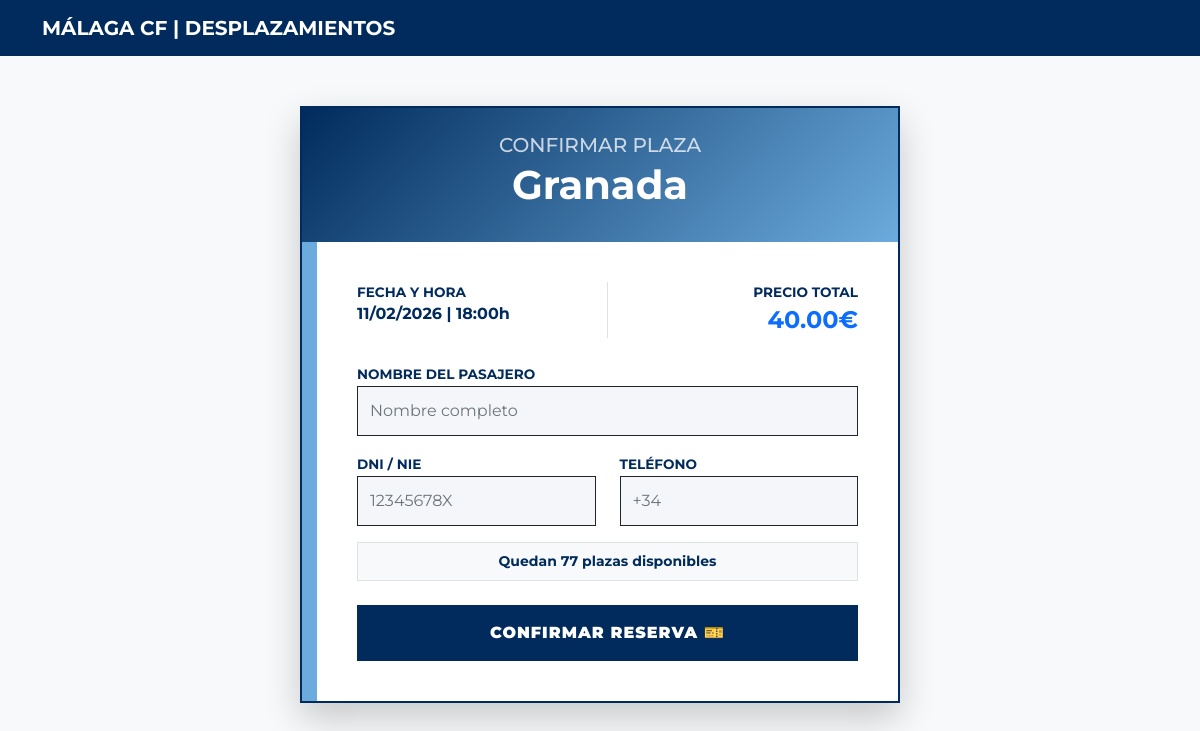
Page /inscribirse/1/ (signed in) on the earlier database version.
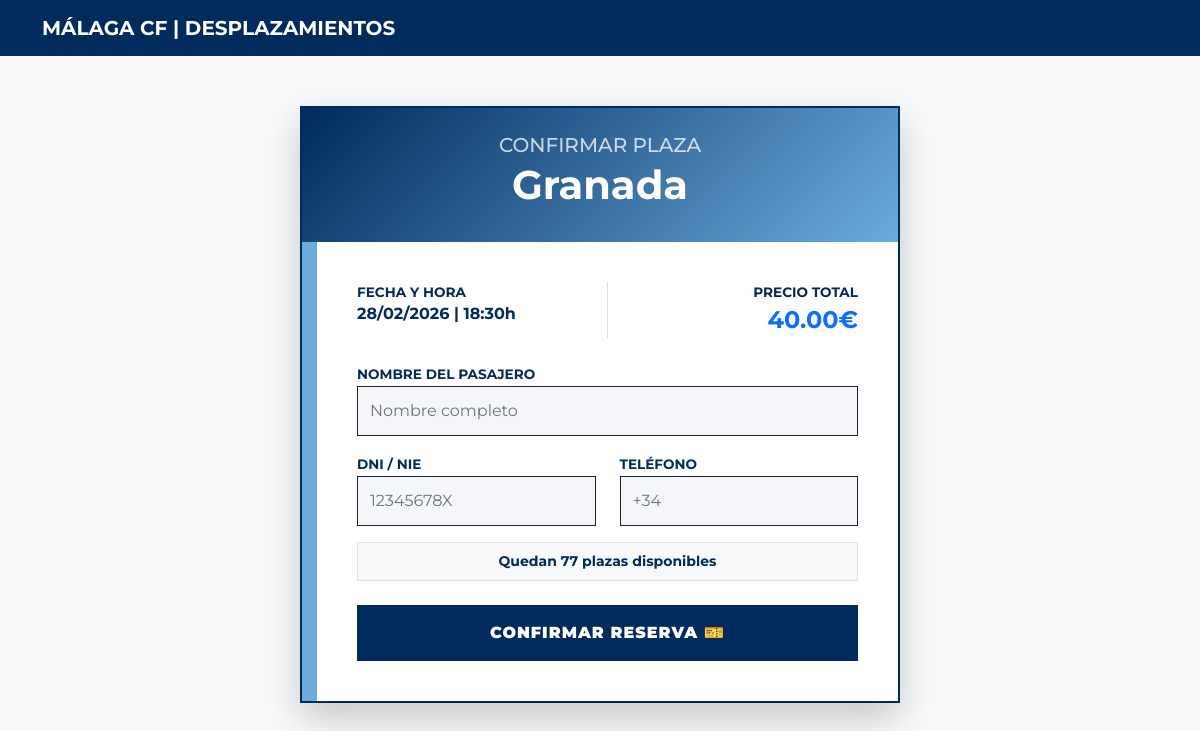
Same page on the later database version.
### viajes/models.py (models this page shows, shortened)
class Viaje(models.Model):
    destino = models.CharField(max_length=100)
    fecha_partido = models.DateTimeField()
    descripcion = models.TextField()
    precio = models.DecimalField(max_digits=6, decimal_places=2)
    plazas_totales = models.PositiveIntegerField()

### viajes/views.py (the view, shortened to what this page needs)
# urls.py: path('inscribirse/<int:viaje_id>/', views.inscribirse, name='inscribirse'),
@login_required
def inscribirse(request, viaje_id):
    viaje = get_object_or_404(Viaje, id=viaje_id)
    plazas_ocupadas = viaje.inscripciones.count()
    plazas_libres = viaje.plazas_totales - plazas_ocupadas
    return render(request, 'viajes/formulario_inscripcion.html', {
        'viaje': viaje,
        'plazas_libres': plazas_libres
    })

### viajes/templates/viajes/formulario_inscripcion.html (shortened to what this page needs)
{% load static %}
<!DOCTYPE html>
<html lang="es">
<head>
    <link href="https://cdn.jsdelivr.net/npm/bootstrap@5.3.2/dist/css/bootstrap.min.css" rel="stylesheet">
    <link rel="stylesheet" href="{% static 'style.css' %}">
</head>
<body class="bg-light">
<nav class="navbar navbar-dark mb-4" style="background-color: #002B5C;">
    <div class="container">
        <a class="navbar-brand fw-bold" href="{% url 'inicio' %}">MÁLAGA CF | DESPLAZAMIENTOS</a>
    </div>
</nav>
<div class="container">
    <div class="ticket-container">
        <div class="ticket-header-form">
            <h5 class="mb-1 text-uppercase opacity-75">Confirmar Plaza</h5>
            <h2 class="fw-bold display-6">{{ viaje.destino }}</h2>
        </div>
        <div class="ticket-body-form">
            <div class="row mb-4">
                <div class="col-6 border-end">
                    <p class="form-mcf-label mb-0">Fecha y Hora</p>
                    <p class="fw-bold mb-0">{{ viaje.fecha_partido|date:"d/m/Y | H:i" }}h</p>
                </div>
                <div class="col-6 text-end">
                    <p class="form-mcf-label mb-0">Precio Total</p>
                    <p class="fw-bold fs-4 text-primary mb-0">{{ viaje.precio }}€</p>
                </div>
            </div>
            <form method="post">
                <div class="mb-3">
                    <label class="form-mcf-label">Nombre del Pasajero</label>
                    <input type="text" name="nombre" class="form-control rounded-0 border-dark" placeholder="Nombre completo" required>
                </div>
                <div class="row">
                    <div class="col-md-6 mb-3">
                        <label class="form-mcf-label">DNI / NIE</label>
                        <input type="text" name="dni" class="form-control rounded-0 border-dark" placeholder="12345678X" required>
                    </div>
                    <div class="col-md-6 mb-3">
                        <label class="form-mcf-label">Teléfono</label>
                        <input type="tel" name="telefono" class="form-control rounded-0 border-dark" placeholder="+34" required>
                    </div>
                </div>
                <div class="p-2 mb-4 text-center bg-light border fw-bold small">
                    Quedan {{ plazas_libres }} plazas disponibles
                </div>
                <button type="submit" class="btn btn-mcf-ticket w-100">CONFIRMAR RESERVA 🎫</button>
            </form>
        </div>
    </div>
</div>
</body>
</html>

Differences in the rows shown:
changed Viaje "Granada": fecha_partido|H "11/02/2026 | 18:00" → "28/02/2026 | 18:30"
